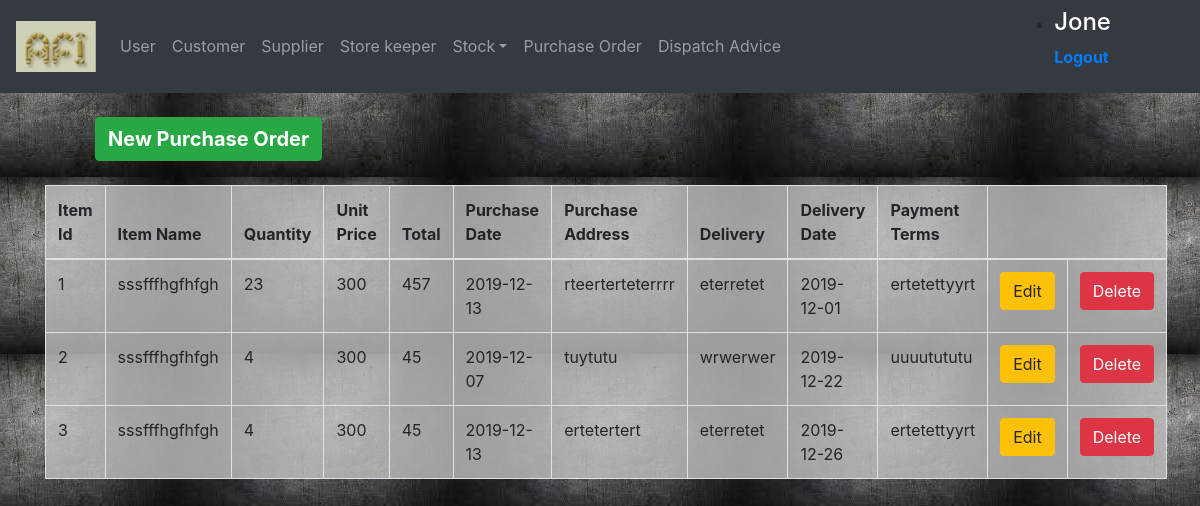
The page /purchaseOrder/home.php (signed in) on the database its author committed.
### tables this page shows
CREATE TABLE `purchaseorder` (
  `itemId` int(10) NOT NULL,
  `itemName` varchar(20) NOT NULL,
  `quantity` int(10) NOT NULL,
  `unitPrice` float NOT NULL,
  `total` float NOT NULL,
  `purDate` date NOT NULL,
  `purAddress` varchar(50) NOT NULL,
  `delivery` varchar(10) NOT NULL,
  `deliveryDate` date NOT NULL,
  `payTerms` varchar(50) NOT NULL
);

### purchaseOrder/home.php (the view, shortened to what this page needs)
<?php
  include '../login/dbconnection.php';
  $sql = "SELECT * FROM purchaseorder";
  $result = $conn->query($sql);
?>
<!DOCTYPE html>
<html lang="en">
<head>
  <link rel="stylesheet" href="../css/bootstrap.min.css">
  <link rel="stylesheet" type="text/css" href="../css/purchaseOrder.css">
</head>
<body>
  <header><?php include '../login/nav.php'?></header>
  <div class="container"><br>
    <a href="insert.php" class="btn btn-success" id="Butt">New Purchase Order</a><br><br>
    <table class="table table-bordered">
      <thead>
        <tr>
          <th>Item Id</th>
          <th>Item Name</th>
          <th>Quantity</th>
          <th>Unit Price</th>
          <th>Total</th>
          <th>Purchase Date</th>
          <th>Purchase Address</th>
          <th>Delivery</th>
          <th>Delivery Date</th>
          <th>Payment Terms</th>
          <th colspan="2"></th>
        </tr>
      </thead>
      <tbody>
        <?php
          if($result->num_rows > 0){
            while ($row = $result->fetch_assoc()) {
        ?>
              <tr>
                <td><?php echo $row['itemId'];?></td>
                <td><?php echo $row['itemName'];?></td>
                <td><?php echo $row['quantity'];?></td>
                <td><?php echo $row['unitPrice'];?></td>
                <td><?php echo $row['total'];?></td>
                <td><?php echo $row['purDate'];?></td>
                <td><?php echo $row['purAddress'];?></td>
                <td><?php echo $row['delivery'];?></td>
                <td><?php echo $row['deliveryDate'];?></td>
                <td><?php echo $row['payTerms'];?></td>
                <td><a href="edit.php?id=<?=$row['itemId'];?>" class="btn btn-warning">Edit</a></td>
                <td><a href="delete.php?id=<?=$row['itemId'];?>" class="btn btn-danger">Delete</a></td>
              </tr>
              <?php
            }
          }
          else{
            echo "0 results";
          }
        ?>
      </tbody>
    </table>
  </div>
</body>
</html>

### css/purchaseOrder.css (style rules this page uses)
body { background: url(../images/purOrder_bg.jpg); background-size: fixed; background-position: top; }
#Butt { font-size: 20px; font-weight: bold; margin-left: 50px; }
table { background: rgba(194,193,193,0.8); }

### rows shown on the page
purchaseorder: itemId "1", itemName "sssfffhgfhfgh", quantity "23", unitPrice "300", total "457", purDate "2019-12-13", purAddress "rteerterteterrrr", delivery "eterretet", deliveryDate "2019-12-01", payTerms "ertetettyyrt"
purchaseorder: itemId "2", itemName "sssfffhgfhfgh", quantity "4", unitPrice "300", total "45", purDate "2019-12-07", purAddress "tuytutu", delivery "wrwerwer", deliveryDate "2019-12-22", payTerms "uuuutututu"
purchaseorder: itemId "3", itemName "sssfffhgfhfgh", quantity "4", unitPrice "300", total "45", purDate "2019-12-13", purAddress "ertetertert", delivery "eterretet", deliveryDate "2019-12-26", payTerms "ertetettyyrt"

### other values the page prints
$_SESSION['username'] "Jone"
